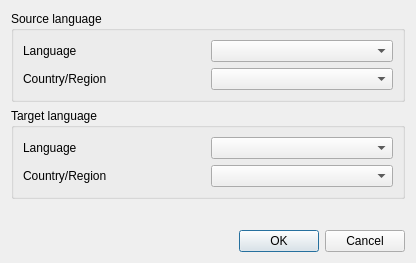
<?xml version="1.0" encoding="UTF-8"?>
<ui version="4.0">
 <comment>***********************************************************************
*
* Copyright (c) 2012-2021 Barbara Geller
* Copyright (c) 2012-2021 Ansel Sermersheim
*
* Copyright (C) 2015 The Qt Company Ltd.
* Copyright (c) 2012-2016 Digia Plc and/or its subsidiary(-ies).
* Copyright (c) 2008-2012 Nokia Corporation and/or its subsidiary(-ies).
*
* This file is part of CopperSpice.
*
* CopperSpice is free software. You can redistribute it and/or
* modify it under the terms of the GNU Lesser General Public License
* version 2.1 as published by the Free Software Foundation.
*
* CopperSpice is distributed in the hope that it will be useful,
* but WITHOUT ANY WARRANTY; without even the implied warranty of
* MERCHANTABILITY or FITNESS FOR A PARTICULAR PURPOSE.
*
* https://www.gnu.org/licenses/
*
***********************************************************************</comment>
 <class>SettingsDialog</class>
 <widget class="QDialog" name="SettingsDialog">
  <property name="geometry">
   <rect>
    <x>0</x>
    <y>0</y>
    <width>416</width>
    <height>263</height>
   </rect>
  </property>
  <property name="windowTitle">
   <string/>
  </property>
  <layout class="QVBoxLayout" name="verticalLayout">
   <item>
    <widget class="QGroupBox" name="srcGroupBox">
     <property name="title">
      <string>Source language</string>
     </property>
     <layout class="QGridLayout" name="_2">
      <property name="margin">
       <number>9</number>
      </property>
      <property name="spacing">
       <number>6</number>
      </property>
      <item row="0" column="1">
       <widget class="QComboBox" name="srcCbLanguageList"/>
      </item>
      <item row="0" column="0">
       <widget class="QLabel" name="srcLblLanguage">
        <property name="text">
         <string>Language</string>
        </property>
        <property name="buddy">
         <cstring>tgtCbLanguageList</cstring>
        </property>
       </widget>
      </item>
      <item row="1" column="1">
       <widget class="QComboBox" name="srcCbCountryList"/>
      </item>
      <item row="1" column="0">
       <widget class="QLabel" name="srcLblCountry">
        <property name="text">
         <string>Country/Region</string>
        </property>
       </widget>
      </item>
     </layout>
    </widget>
   </item>
   <item>
    <widget class="QGroupBox" name="tgtGroupBox">
     <property name="title">
      <string>Target language</string>
     </property>
     <layout class="QGridLayout">
      <property name="margin">
       <number>9</number>
      </property>
      <property name="spacing">
       <number>6</number>
      </property>
      <item row="0" column="1">
       <widget class="QComboBox" name="tgtCbLanguageList"/>
      </item>
      <item row="0" column="0">
       <widget class="QLabel" name="tgtLblLanguage">
        <property name="text">
         <string>Language</string>
        </property>
        <property name="buddy">
         <cstring>tgtCbLanguageList</cstring>
        </property>
       </widget>
      </item>
      <item row="1" column="1">
       <widget class="QComboBox" name="tgtCbCountryList"/>
      </item>
      <item row="1" column="0">
       <widget class="QLabel" name="tgtLblCountry">
        <property name="text">
         <string>Country/Region</string>
        </property>
       </widget>
      </item>
     </layout>
    </widget>
   </item>
   <item>
    <spacer name="verticalSpacer">
     <property name="orientation">
      <enum>Qt::Vertical</enum>
     </property>
     <property name="sizeHint" stdset="0">
      <size>
       <width>20</width>
       <height>100</height>
      </size>
     </property>
    </spacer>
   </item>
   <item>
    <widget class="QDialogButtonBox" name="buttonBox">
     <property name="orientation">
      <enum>Qt::Horizontal</enum>
     </property>
     <property name="standardButtons">
      <set>QDialogButtonBox::Cancel|QDialogButtonBox::Ok</set>
     </property>
    </widget>
   </item>
  </layout>
 </widget>
 <resources/>
 <connections>
  <connection>
   <sender>buttonBox</sender>
   <signal>rejected()</signal>
   <receiver>settingsDialog</receiver>
   <slot>reject()</slot>
   <hints>
    <hint type="sourcelabel">
     <x>216</x>
     <y>241</y>
    </hint>
    <hint type="destinationlabel">
     <x>222</x>
     <y>213</y>
    </hint>
   </hints>
  </connection>
 </connections>
</ui>
